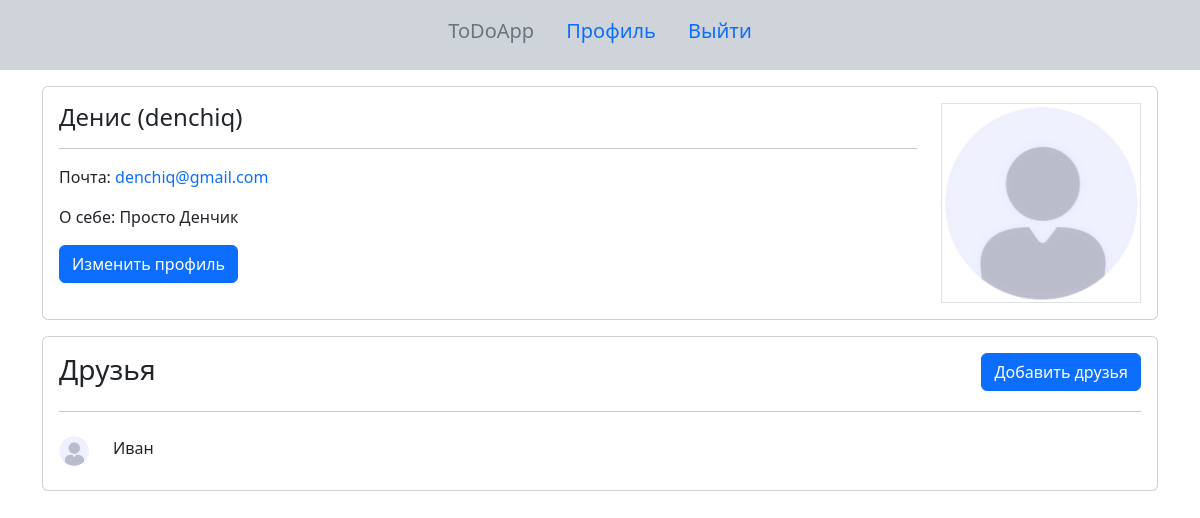
The app's page /profile/ (signed in) with its own data.
### core/models.py (models this page shows, shortened)
class User(AbstractUser):
    name = models.CharField(max_length=100, verbose_name='Имя')  # Имя пользователя
    last_name = models.CharField(max_length=100, blank=True, verbose_name='Фамилия')  # Фамилия пользователя
    nickname = models.CharField(max_length=100, unique=True, verbose_name='Никнейм')  # Уникальный никнейм пользователя
    email = models.CharField(max_length=100, unique=True, verbose_name='Почта')  # Уникальный адрес электронной почты пользователя
    about = models.TextField(blank=True, verbose_name='О себе')  # О себе пользователя
    date_of_birth = models.DateField(null=True, blank=True, verbose_name='Дата рождения')  # Дата рождения пользователя
    picture = models.ImageField(upload_to='pictures', null=True, blank=True, default='pictures/default.jpg', verbose_name='Фото')  # Фотография пользователя
    friends = models.ManyToManyField('self', blank=True, verbose_name='Друзья', symmetrical=False)  # Друзья пользователя
    is_active = models.BooleanField(default=True)  # Флаг активности пользователя
    is_staff = models.BooleanField(default=False)  # Флаг сотрудника (доступ к админке)
    is_superuser = models.BooleanField(default=False)  # Флаг суперпользователя
    date_joined = models.DateTimeField(auto_now_add=True)  # Дата регистрации пользователя
    username = None
    objects = UserManager()  # Менеджер объектов пользователей
    USERNAME_FIELD = 'email'  # Поле, используемое для входа в систему
    REQUIRED_FIELDS = ['nickname']  # Обязательные поля при создании пользователя
    class Meta:
        verbose_name = 'Пользователь'  # Название модели в единственном числе
        verbose_name_plural = 'Пользователи'  # Название модели во множественном числе
        ordering = ['email']  # Сортировка пользователей по адресу электронной почты

### core/views.py (the view)
# urls.py: path('profile/', views.user_profile, name='profile'),  # Профиль пользователя
def user_profile(request):
    return render(request, 'profile.html')

### templates/profile.html (shortened to what this page needs)
{% load crispy_forms_tags %}
<!DOCTYPE html>
<html lang="en">
<head>
        <link href="https://cdn.jsdelivr.net/npm/bootstrap@5.3.3/dist/css/bootstrap.min.css" rel="stylesheet">
</head>
<body>
<div class="pt-2 pb-3 bg-dark-subtle">
    {% include 'inc/_navbar.html' %}
</div>
<div class="container mt-3">
    <div class="card p-3">
        <div class="row">
        <div class="col">
        <h4>{{ user.name }} {{ user.last_name }} ({{ user.nickname }})</h4><hr>
            <p>Почта: <span class="text-primary">{{ user.email }}</span></p>
        <p>О себе: {{ user.about }}</p>
            <a href="{% url 'profile-edit' %}" class="btn btn-primary">Изменить профиль</a>
    </div>
        <div class="col-auto text-end">
            <img class="img border" src="{{ user.picture.url }}" width="200" height="200">
        </div>
    </div>
    </div>
    <div class="card p-3 mt-3">
        <div class="row">
            <div class="col-9"><h3>Друзья</h3></div>
            <div class="col-3 text-end"><a class="btn btn-primary" href="{% url 'users' %}">Добавить друзья</a></div>
        </div>
        <hr>
        {% for friend in user.friends.all %}
            <div class="row my-2">
                <div class="col-auto">
                    {% if friend.picture %}
                        <img src="{{ friend.picture.url }}" width="30" height="30">
                    {% endif %}
                </div>
            <div class="col">
                {{ friend.name }} {{ friend.last_name }}
            </div>
            </div>
        {% endfor %}
    </div>
</div>
</body>
</html>

### records on screen
User: name "Денис", nickname "denchiq", email "denchiq@gmail.com", about "Просто Денчик", picture (placeholder picture)
User: picture (placeholder picture), name "Иван"
